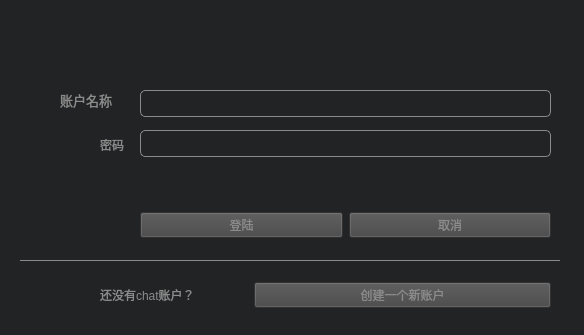
<?xml version="1.0" encoding="UTF-8"?>
<ui version="4.0">
 <class>Login</class>
 <widget class="QWidget" name="Login">
  <property name="geometry">
   <rect>
    <x>0</x>
    <y>0</y>
    <width>584</width>
    <height>335</height>
   </rect>
  </property>
  <property name="minimumSize">
   <size>
    <width>584</width>
    <height>335</height>
   </size>
  </property>
  <property name="maximumSize">
   <size>
    <width>584</width>
    <height>335</height>
   </size>
  </property>
  <property name="windowTitle">
   <string>Form</string>
  </property>
  <property name="styleSheet">
   <string notr="true">QWidget{background:rgb(34, 35, 36)}</string>
  </property>
  <widget class="QLabel" name="label">
   <property name="geometry">
    <rect>
     <x>60</x>
     <y>80</y>
     <width>71</width>
     <height>41</height>
    </rect>
   </property>
   <property name="mouseTracking">
    <bool>true</bool>
   </property>
   <property name="text">
    <string>&lt;!DOCTYPE HTML PUBLIC &quot;-//W3C//DTD HTML 4.0//EN&quot; &quot;http://www.w3.org/TR/REC-html40/strict.dtd&quot;&gt;
&lt;html&gt;&lt;head&gt;&lt;meta name=&quot;qrichtext&quot; content=&quot;1&quot; /&gt;&lt;style type=&quot;text/css&quot;&gt;
p, li { white-space: pre-wrap; }
&lt;/style&gt;&lt;/head&gt;&lt;body style=&quot; font-family:'SimSun'; font-size:9pt; font-weight:400; font-style:normal;&quot;&gt;
&lt;p style=&quot; margin-top:0px; margin-bottom:0px; margin-left:0px; margin-right:0px; -qt-block-indent:0; text-indent:0px;&quot;&gt;&lt;span style=&quot; font-size:10pt; color:#8b8b8b;&quot;&gt;账户名称&lt;/span&gt;&lt;/p&gt;&lt;/body&gt;&lt;/html&gt;</string>
   </property>
  </widget>
  <widget class="QLineEdit" name="le_username">
   <property name="geometry">
    <rect>
     <x>140</x>
     <y>90</y>
     <width>411</width>
     <height>27</height>
    </rect>
   </property>
   <property name="layoutDirection">
    <enum>Qt::LeftToRight</enum>
   </property>
   <property name="autoFillBackground">
    <bool>false</bool>
   </property>
   <property name="styleSheet">
    <string notr="true">QLineEdit{border:1px solid rgb(139, 139, 139);background:rgb(34, 35, 36);color:rgb(139, 139, 139);border-radius:5}</string>
   </property>
  </widget>
  <widget class="QLabel" name="label_2">
   <property name="geometry">
    <rect>
     <x>100</x>
     <y>130</y>
     <width>41</width>
     <height>31</height>
    </rect>
   </property>
   <property name="mouseTracking">
    <bool>true</bool>
   </property>
   <property name="text">
    <string>&lt;!DOCTYPE HTML PUBLIC &quot;-//W3C//DTD HTML 4.0//EN&quot; &quot;http://www.w3.org/TR/REC-html40/strict.dtd&quot;&gt;
&lt;html&gt;&lt;head&gt;&lt;meta name=&quot;qrichtext&quot; content=&quot;1&quot; /&gt;&lt;style type=&quot;text/css&quot;&gt;
p, li { white-space: pre-wrap; }
&lt;/style&gt;&lt;/head&gt;&lt;body style=&quot; font-family:'SimSun'; font-size:9pt; font-weight:400; font-style:normal;&quot;&gt;
&lt;p style=&quot; margin-top:0px; margin-bottom:0px; margin-left:0px; margin-right:0px; -qt-block-indent:0; text-indent:0px;&quot;&gt;&lt;span style=&quot; color:#8b8b8b;&quot;&gt;密码&lt;/span&gt;&lt;/p&gt;&lt;/body&gt;&lt;/html&gt;</string>
   </property>
  </widget>
  <widget class="QLineEdit" name="le_password">
   <property name="geometry">
    <rect>
     <x>140</x>
     <y>130</y>
     <width>411</width>
     <height>27</height>
    </rect>
   </property>
   <property name="layoutDirection">
    <enum>Qt::LeftToRight</enum>
   </property>
   <property name="autoFillBackground">
    <bool>false</bool>
   </property>
   <property name="styleSheet">
    <string notr="true">QLineEdit{border:1px solid rgb(139, 139, 139);background:rgb(34, 35, 36);color:rgb(139, 139, 139);border-radius:5}</string>
   </property>
   <property name="inputMethodHints">
    <set>Qt::ImhNone</set>
   </property>
  </widget>
  <widget class="QLabel" name="label_3">
   <property name="geometry">
    <rect>
     <x>20</x>
     <y>260</y>
     <width>540</width>
     <height>1</height>
    </rect>
   </property>
   <property name="styleSheet">
    <string notr="true">QLabel{background:rgb(139, 139, 139)}</string>
   </property>
   <property name="text">
    <string/>
   </property>
  </widget>
  <widget class="QWidget" name="">
   <property name="geometry">
    <rect>
     <x>140</x>
     <y>210</y>
     <width>411</width>
     <height>31</height>
    </rect>
   </property>
   <layout class="QHBoxLayout" name="horizontalLayout">
    <item>
     <widget class="QPushButton" name="btn_login">
      <property name="styleSheet">
       <string notr="true">QPushButton{color:rgb(139, 139, 139);background:rgb(69, 69, 69)}</string>
      </property>
      <property name="text">
       <string>登陆</string>
      </property>
     </widget>
    </item>
    <item>
     <widget class="QPushButton" name="btn_cancel">
      <property name="styleSheet">
       <string notr="true">QPushButton{color:rgb(139, 139, 139);background:rgb(69, 69, 69)}</string>
      </property>
      <property name="text">
       <string>取消</string>
      </property>
     </widget>
    </item>
   </layout>
  </widget>
  <widget class="QWidget" name="">
   <property name="geometry">
    <rect>
     <x>100</x>
     <y>280</y>
     <width>451</width>
     <height>31</height>
    </rect>
   </property>
   <layout class="QHBoxLayout" name="horizontalLayout_2" stretch="2,4">
    <item>
     <widget class="QLabel" name="label_4">
      <property name="text">
       <string>&lt;!DOCTYPE HTML PUBLIC &quot;-//W3C//DTD HTML 4.0//EN&quot; &quot;http://www.w3.org/TR/REC-html40/strict.dtd&quot;&gt;
&lt;html&gt;&lt;head&gt;&lt;meta name=&quot;qrichtext&quot; content=&quot;1&quot; /&gt;&lt;style type=&quot;text/css&quot;&gt;
p, li { white-space: pre-wrap; }
&lt;/style&gt;&lt;/head&gt;&lt;body style=&quot; font-family:'SimSun'; font-size:9pt; font-weight:400; font-style:normal;&quot;&gt;
&lt;p style=&quot; margin-top:0px; margin-bottom:0px; margin-left:0px; margin-right:0px; -qt-block-indent:0; text-indent:0px;&quot;&gt;&lt;span style=&quot; color:#8b8b8b;&quot;&gt;还没有chat账户？&lt;/span&gt;&lt;/p&gt;&lt;/body&gt;&lt;/html&gt;</string>
      </property>
     </widget>
    </item>
    <item>
     <widget class="QPushButton" name="btn_creat_new_account">
      <property name="styleSheet">
       <string notr="true">QPushButton{color:rgb(139, 139, 139);background:rgb(69, 69, 69)}</string>
      </property>
      <property name="text">
       <string>创建一个新账户</string>
      </property>
     </widget>
    </item>
   </layout>
  </widget>
 </widget>
 <resources/>
 <connections/>
</ui>
